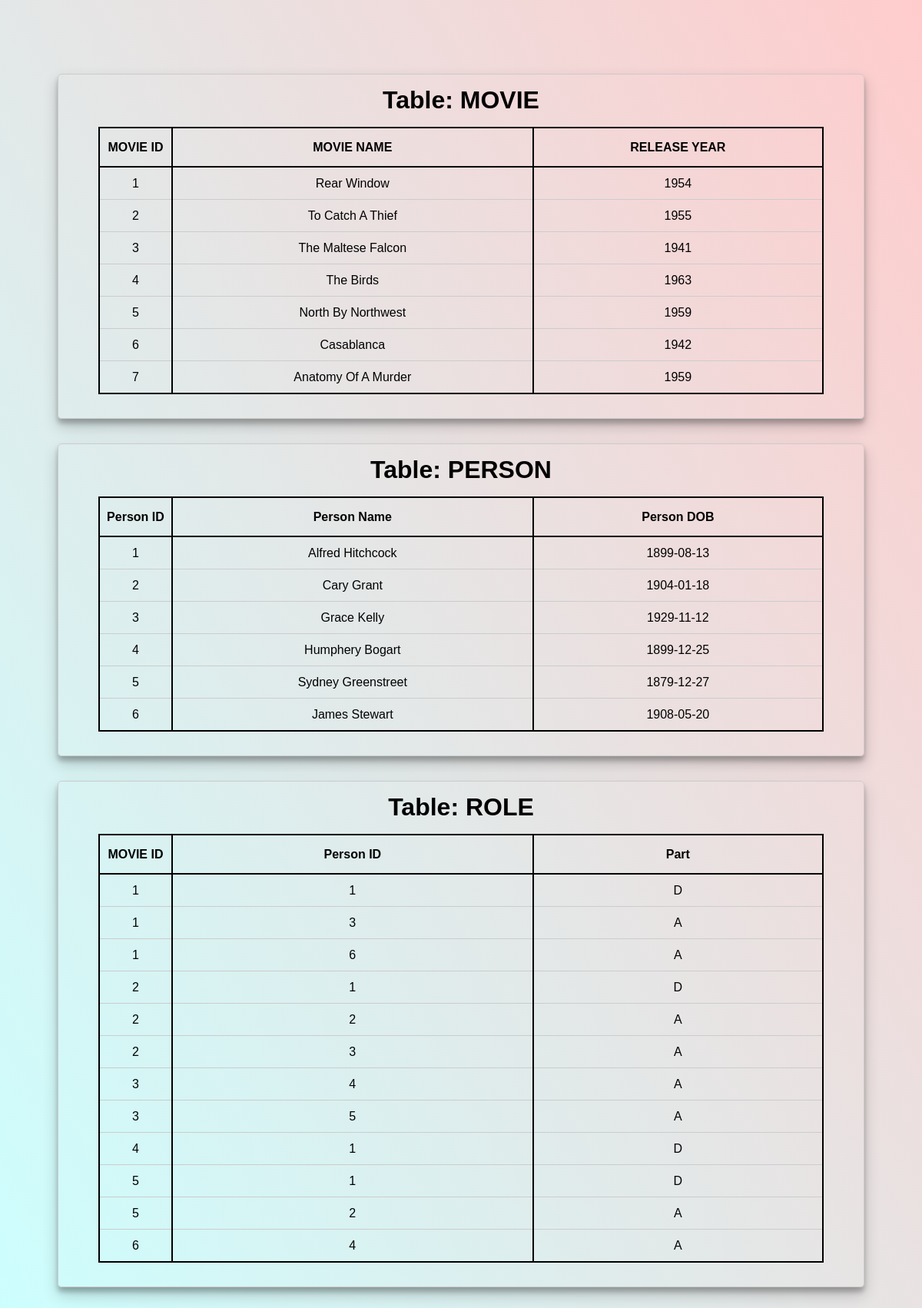
The app's page /ALLINFO.php with its own data.
### tables this page shows
create table movie (
   mid int(10) unsigned not null auto_increment,
   mtitle varchar(255) not null default '',
   myear int not null ,
   primary key (mid)
   );

create table person (
   pid int(10) unsigned not null auto_increment,
   pname varchar(255) not null default '',
   psex enum('M','F') not null default 'M',
   pdob date not null,
   primary key (pid)
   );

create table role (
   mid int(10) unsigned not null default '0',
   pid int(10) unsigned not null default '0',
   part varchar(10) not null default 'A',
   foreign key (mid) references movie (mid),
   foreign key (pid) references person (pid),
   primary key (mid,pid)
   );

### ALLINFO.php (the view, shortened to what this page needs)
<!DOCTYPE html>
<html lang="en">
<head>
    <link rel="stylesheet" type ="text/css" href="resources/static/css/table.css">
</head>
<body>
    <div  class="card">
        <?php
            $creds = parse_ini_file("php.ini", "r");
            $link = mysqli_connect("127.0.0.1", $creds[username], $creds[password], "cinema");
            $query = "SELECT * FROM movie";
            $result = mysqli_query( $link, $query);
            echo("<h1>Table: MOVIE</h1>");
            while ( $row = mysqli_fetch_assoc( $result ) ) {
                $table[] = $row;
            }
            if($table){
        ?>
        <table>
            <tr>
                <th id="column-first">MOVIE ID</th>
                <th id="column-second">MOVIE NAME</th>
                <th id="column-third">RELEASE YEAR</th>
            </tr>
        <?php
            foreach($table as $d_row) {
        ?>
            <tr>
                <td id="column-first"><?php echo($d_row["mid"]); ?></td>
                <td id="column-second"><?php echo($d_row["mtitle"]); ?></td>
                <td id="column-third"><?php echo($d_row["myear"]); ?></td>
            </tr>
        <?php
            }
        ?>
        </table>
    </div>
    <div  class="card">
        <?php
            }
            $query1 = "SELECT * FROM person";
            $result1 = mysqli_query( $link, $query1);
            echo("<h1>Table: PERSON</h1>");
            while ( $row1 = mysqli_fetch_assoc( $result1 ) ) {
                $table1[] = $row1;
            }
            if($table1){
        ?>
        <table>
            <tr>
                <th id="column-first">Person ID</th>
                <th id="column-second">Person Name</th>
                <th id="column-third">Person DOB</th>
            </tr>
        <?php
            foreach($table1 as $d_row1) {
        ?>
            <tr>
                <td id="column-first"><?php echo($d_row1["pid"]); ?></td>
                <td id="column-second"><?php echo($d_row1["pname"]); ?></td>
                <td id="column-third"><?php echo($d_row1["pdob"]); ?></td>
            </tr>
        <?php
            }
        ?>
        </table>
    </div>
    <div  class="card">
        <?php
            }
            $query2 = "SELECT * FROM role";
            $result2 = mysqli_query( $link, $query2);
            echo("<h1>Table: ROLE</h1>");
            while ( $row2 = mysqli_fetch_assoc( $result2 ) ) {
                $table2[] = $row2;
            }
            if($table2){
        ?>
        <table>
            <tr>
                <th id="column-first">MOVIE ID</th>
                <th id="column-second">Person ID</th>
                <th id="column-third">Part</th>
            </tr>
        <?php
            foreach($table2 as $d_row2) {
        ?>
            <tr>
                <td id="column-first"><?php echo($d_row2["mid"]); ?></td>
                <td id="column-second"><?php echo($d_row2["pid"]); ?></td>
                <td id="column-third"><?php echo($d_row2["part"]); ?></td>
            </tr>
        <?php
            }
        ?>
        </table>
    </div>
    <?php
        }
    ?>
</body>
</html>

### resources/static/css/table.css (style rules this page uses)
body { margin: 5% 5% 5% 5%; padding: 15px; text-align: center; font-family: sans-serif; line-height: 25px; font-weight: 100; background: linear-gradient(60deg, #CCFFFF, #FFCCCC); }
.card { margin: 2% 0% 3% 0%; text-align: center; border: 1px solid #ccc; border-radius: 5px; box-shadow: 0 10px 20px rgba(0,0,0,0.19), 0 6px 6px rgba(0,0,0,0.23); }
table { margin: 2% 5% 3% 5%; border: 2px solid; border-collapse: collapse; text-align: center; width: 90%; }
th { border: 2px solid; padding: 8px; padding-top: 12px; padding-bottom: 12px; background-color: linear-gradient(60deg, #00FFFF, #FF0000); }
td { border: 1px solid #ccc; border-left: 2px solid; border-right: 2px solid; padding: 8px; }
#column-first { width: 10% }
#column-second { width: 50% }
#column-third { width: 40% }

### records on screen
movie: mid "1", mtitle "Rear Window", myear "1954"
movie: mid "2", mtitle "To Catch A Thief", myear "1955"
movie: mid "3", mtitle "The Maltese Falcon", myear "1941"
movie: mid "4", mtitle "The Birds", myear "1963"
movie: mid "5", mtitle "North By Northwest", myear "1959"
movie: mid "6", mtitle "Casablanca", myear "1942"
movie: mid "7", mtitle "Anatomy Of A Murder", myear "1959"
person: pid "1", pname "Alfred Hitchcock", pdob "1899-08-13"
person: pid "2", pname "Cary Grant", pdob "1904-01-18"
person: pid "3", pname "Grace Kelly", pdob "1929-11-12"
person: pid "4", pname "Humphery Bogart", pdob "1899-12-25"
person: pid "5", pname "Sydney Greenstreet", pdob "1879-12-27"
person: pid "6", pname "James Stewart", pdob "1908-05-20"
role: mid "1", pid "1", part "D"
role: mid "1", pid "3", part "A"
role: mid "1", pid "6", part "A"
role: mid "2", pid "1", part "D"
role: mid "2", pid "2", part "A"
role: mid "2", pid "3", part "A"
role: mid "3", pid "4", part "A"
role: mid "3", pid "5", part "A"
role: mid "4", pid "1", part "D"
role: mid "5", pid "1", part "D"
role: mid "5", pid "2", part "A"
role: mid "6", pid "4", part "A"
